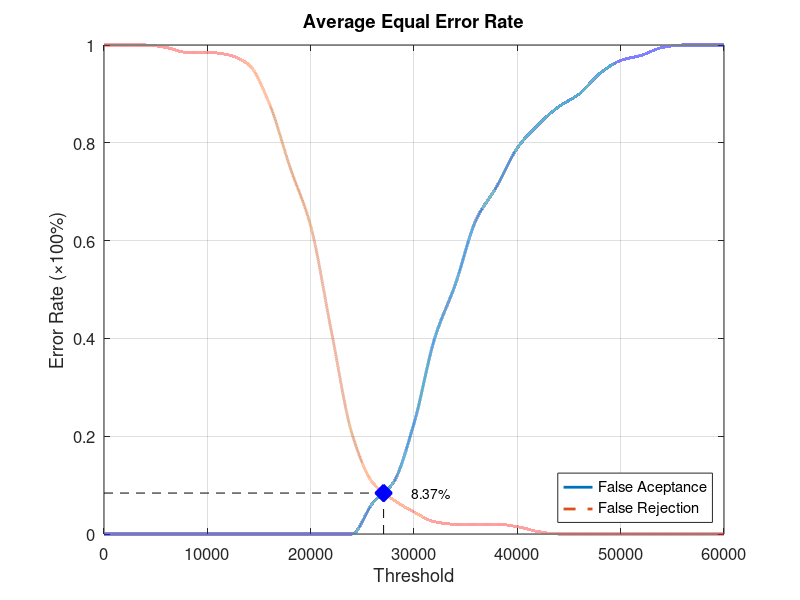
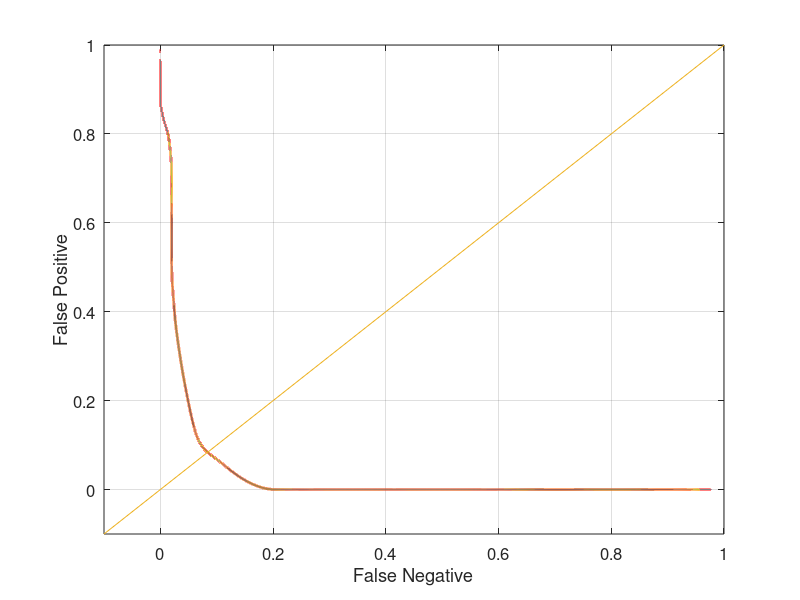

MATLAB code for these plots, in order:
function yEER = Database3_3
close all;
clear;
clc;
x = 0:2000:60000;
xq = 0:0.5:60000;

y0 = [0 0 0 0 0 0 0 0 0 0 0 0 0 0.0631579 0.105263 0.226316 0.4 0.510526 0.642105 0.710526 0.789474 0.836842 0.873684 0.9 0.942105 0.968421 0.978947 0.994737 1 1 1];
yy0 = interp1(x, y0, xq, 'pchip');
y1 = [1 1 1 0.995 0.985 0.985 0.98 0.96 0.88 0.75 0.63 0.415 0.205 0.105 0.07 0.045 0.025 0.02 0.02 0.02 0.015 0.005 0 0 0 0 0 0 0 0 0];
yy1 = interp1(x, y1, xq, 'pchip');

% Calculating EER: 
y2 = abs(y0 - y1);
find(y2 == min(y2))
yy2 = abs(yy0 - yy1);
xEER = find(yy2 == min(yy2));
xEERIndex = xq(xEER) % X-axis EER
yEER = yy0(xEER) % Y-axis EER

main = figure
plot(xq, yy0,'-','LineWidth', 2);	hold on
plot(xq, yy1,'--','LineWidth', 2);	hold on
plot([xEERIndex xEERIndex], [0 yEER], 'k--');	hold on
plot([0 xEERIndex], [yEER yEER], 'k--');	hold on
plot(xEERIndex, yEER, 'bx', 'LineWidth', 10);	hold on
text(xEERIndex + 10 * xEERIndex / 100, yEER, [num2str(round((10000 * yEER)) / 100) '%'])
legend('False Aceptance', 'False Rejection', 'Location', 'SouthEast')
xlabel('Threshold')
ylabel('Error Rate (\times100%)')
title('Average Equal Error Rate')
set(gca, 'FontSize', 12)
axis([0 60000 0 1])
grid on

print(main, 'Database3_3Main', '-dpng');
FNRxFPR = figure('Color', [1 1 1]);
plot(yy1, yy0, '-', yy1, yy0, 'LineWidth', 2);
hold on
y = -0.1:0.1:1
plot(y, y); 
set(gca, 'FontSize', 12)
xlabel('False Negative')
ylabel('False Positive')
axis([-0.1 1 -0.1 1])
set(gca, 'FontSize', 12)
grid on

print(FNRxFPR, 'Database3_3FNRxFPR','-dpng');
end
